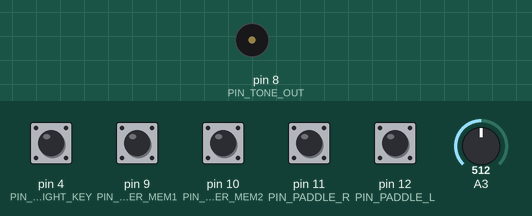
Simulated run of this sketch. Board: Arduino Nano, built with avr-gcc and run on an emulated ATmega328P. Shown: buzzer (waves = sounding). The inputs (shaded band) are chosen by the test bench; at power-on: pin 4 (PIN_STRAIGHT_KEY), pin 9 (PIN_KEYER_MEM1), pin 10 (PIN_KEYER_MEM2), pin 11 (PIN_PADDLE_R), pin 12 (PIN_PADDLE_L) HIGH, A3 = 512. What the sketch prints to the serial monitor is not drawn.

Above: at 1.2 s.
1.3 s: pin 9 (PIN_KEYER_MEM1) pulled LOW for 0.15 s
At 1.8 s:
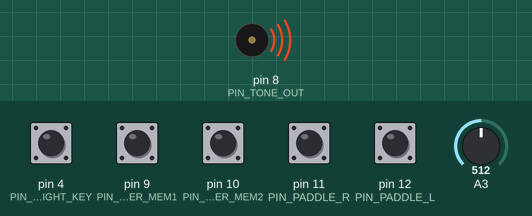
4.4 s: A3 set to 0
7.4 s: pin 4 (PIN_STRAIGHT_KEY) pulled LOW for 1 s
10.2 s: pin 10 (PIN_KEYER_MEM2) pulled LOW for 0.15 s
At 11.5 s:
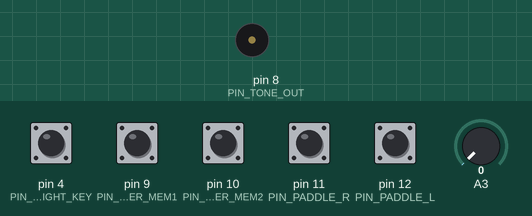
13.3 s: pin 11 (PIN_PADDLE_R) pulled LOW for 1 s
16.3 s: pin 12 (PIN_PADDLE_L) pulled LOW for 0.15 s
At 16.9 s:
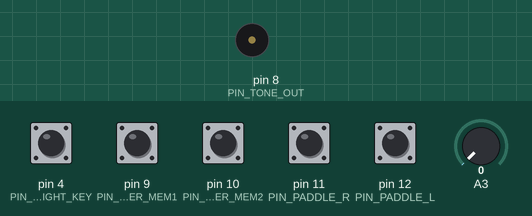
Timing chart, 0 to 18.9 s (numbered marks = the images above; inputs shaded):
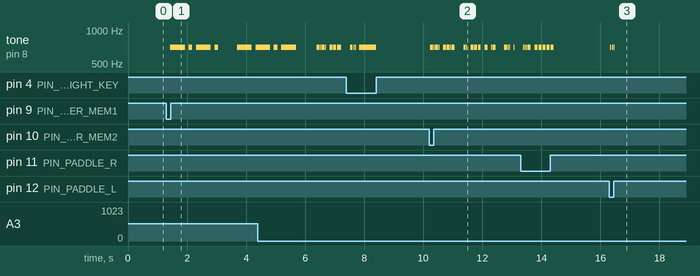

Measured:
- after the input at 1.3 s, tone on pin 8 (PIN_TONE_OUT): plays 700 Hz for 0.50 s, 700 Hz for 0.13 s, 700 Hz for 0.50 s, 700 Hz for 0.13 s, 700 Hz for 0.50 s, 700 Hz for 0.08 s, starting after 0.13 s
- after the input at 10.2 s, tone on pin 8 (PIN_TONE_OUT): plays 700 Hz for 0.10 s, 700 Hz for 0.02 s, 700 Hz for 0.10 s, 700 Hz for 0.02 s, 700 Hz for 0.10 s, 700 Hz for 0.10 s … (21 notes in this stretch), starting at once
- after the input at 16.3 s, tone on pin 8 (PIN_TONE_OUT): alternates 700 Hz for 0.02 s and silent for 0.04 s, 6 changes in all, then stays silent, starting at once

The sketch:

Basic_CW_Keyer.ino
```cpp
// Basic CW memory keyer, for Arduino Nano, by VK3HN, 7 Apr 2017.
//
// Supports:
// - hard coded character weights
// - hard coded or variable speed using a potentiometer
// - two or more hard coded messages, with ability to interrupt playing messages
// - straight key
// - sidetone
// - semi-break-in, PTT line to control transmit/receive switching, with configurable drop-out delay
// - CW ident (sends hard-coded message (eg. callsign) every n seconds
//
// Description and wiring diagram at https://vk3hn.wordpress.com/Arduino-CW-keyer-for-a-BiTx-or-other-homebrew-rig
//
// Arduino connections: --------------------------------------------------------------------------------------
// Keyed line is D2
// PTT line (to activate a transmitter) is D3 (works for both keyer and straight key)
// Sidetone on D8 (use R-C filter before injecting into audio amp; can use piezo or 8 ohm speaker with 220 ohm series resistor to GND)
// Pushbuttons for 2 (hard-coded) messages are on D9 and D10 (for additional memories, see notes below)
//   (tapping paddle or key interrupts the message)
// Paddle left and right are D11 and D12 (center GND)
// Straight key may be connected to D4
// Wiper of potentiometer across 5v to A3 (keyer speed)
// All other parameters are #define'd at the top and should be self-explanatory.
//
// Adding an extra keyer memory: ------------------------------------------------------------------------------------
// To add an additional keyer memory:
//
// 1. Decide which Arduino digital pin you will use for the additional memory pushbutton (D5 to D7 are avalable)
//
// 2. Around line #62 add additional #define for the new memory pushbutton (a third memory pushbutton shown here)
//       #define PIN_KEYER_MEM3     5  // digital pin to read pushbutton Keyer Memory 3
//
// 3. At line #152 Add additional pre-coded keyer message to the msg array
//       String morse_msg[] =
//       {
//          "CQ CQ DE VK3HN VK3HN K"
//          , "CQ CQ SOTA DE VK3HN/P VK3HN/P K"
//          , "Message 3"
//       };
//
// 4. Around line #422 add  pinMode(PIN_KEYER_MEM3,INPUT_PULLUP);
//
// 5. At line #460 add a test for the additional keyer memory, and increment the morse_msg[] index
//      if(get_button(PIN_KEYER_MEM3)) play_message(morse_msg[2], 0);
//--------------------------------------------------------------------------------------------------------------

// CW Ident (sends callsign every n seconds),
// to activate this feature, #define CW_IDENT and set CW_IDENT_SECS:

// #define CW_IDENT   // uncomment to activate CW Ident
#define CW_IDENT_SECS     180  // seconds between CW ident
#define CW_IDENT_WPM      70  // CW ident speed (dot length mS)


// keyer connections and parameters:
#define PIN_KEY_LINE       2  // digital pin for the key line (mirrors PIN_TONE_OUT)
#define PIN_PTT_LINE       3  // digital pin for the PTT line (to activate a transmitter)
#define PIN_STRAIGHT_KEY   4  // straight key (to GND)

#define PIN_TONE_OUT       8  // digital pin with keyed audio side-tone on it

#define PIN_KEYER_MEM1     9  // digital pin to read pushbutton Keyer Memory 1
#define PIN_KEYER_MEM2    10  // digital pin to read pushbutton Keyer Memory 2
// for additional keyer memories, #define other digital pins here (suggest D5, D6, or D7)
// #define PIN_KEYER_MEM3  5 // digital pin to read pushbutton Keyer Memory 3

#define PIN_PADDLE_R      11  // digital pin for paddle left (dot)
#define PIN_PADDLE_L      12  // digital pin for paddle right (dash)

#define PIN_KEYER_SPEED    3  // analogue input for speed potentiometer (wire from +5v to GND)
#define CW_TONE_HZ       700  // CW tone frequency (Hz)

#define CW_DASH_LEN        4  // length of dash (in dots)  (typically 3 to 5, change to suit your preference)
#define BREAK_IN_DELAY   300  // break-in hang time (mS)
#define SERIAL_LINE_WIDTH 80  // number of chars on Serial console, after which we write a newline


enum trx_state_e {
  E_STATE_RX,
  E_STATE_TX
};  // state of the txcvr

trx_state_e curr_state;

enum key_state_e {
  E_KEY_UP,
  E_KEY_DOWN
};  // state of the key line
key_state_e key_state;

int char_sent_ms, curr_ms;
int dot_length_ms = 60;   // keyer base speed (60 equates to 10 w.p.m.)
int last_ident_ms;        // CW ident timer
int ident_secs_count = 0; // seconds counter

bool space_inserted;
bool paddle_squeezed;
unsigned int ch_counter;

// morse reference table
struct morse_char_t {
  char ch[7];
};

morse_char_t MorseCode[] = {
  {'A', '.', '-',  0,   0,   0,   0},
  {'B', '-', '.', '.', '.',  0,   0},
  {'C', '-', '.', '-', '.',  0,   0},
  {'D', '-', '.', '.',  0,   0,   0},
  {'E', '.',  0,   0,   0,   0,   0},
  {'F', '.', '.', '-', '.',  0,   0},
  {'G', '-', '-', '.',  0,   0,   0},
  {'H', '.', '.', '.', '.',  0,   0},
  {'I', '.', '.',  0,   0,   0,   0},
  {'J', '.', '-', '-', '-',  0,   0},
  {'K', '-', '.', '-',  0,   0,   0},
  {'L', '.', '-', '.', '.',  0,   0},
  {'M', '-', '-',  0,   0,   0,   0},
  {'N', '-', '.',  0,   0,   0,   0},
  {'O', '-', '-', '-',  0,   0,   0},
  {'P', '.', '-', '-', '.',  0,   0},
  {'Q', '-', '-', '.', '-',  0,   0},
  {'R', '.', '-', '.',  0,   0,   0},
  {'S', '.', '.', '.',  0,   0,   0},
  {'T', '-',  0,   0,   0,   0,   0},
  {'U', '.', '.', '-',  0,   0,   0},
  {'V', '.', '.', '.', '-',  0,   0},
  {'W', '.', '-', '-',  0,   0,   0},
  {'X', '-', '.', '.', '-',  0,   0},
  {'Y', '-', '.', '-', '-',  0,   0},
  {'Z', '-', '-', '.', '.',  0,   0},
  {'0', '-', '-', '-', '-', '-',  0},
  {'1', '.', '-', '-', '-', '-',  0},
  {'2', '.', '.', '-', '-', '-',  0},
  {'3', '.', '.', '.', '-', '-',  0},
  {'4', '.', '.', '.', '.', '-',  0},
  {'5', '.', '.', '.', '.', '.',  0},
  {'6', '-', '.', '.', '.', '.',  0},
  {'7', '-', '-', '.', '.', '.',  0},
  {'8', '-', '-', '-', '.', '.',  0},
  {'9', '-', '-', '-', '-', '.',  0},
  {'/', '-', '.', '.', '-', '.',  0},
  {'?', '.', '.', '-', '-', '.', '.'},
  {'.', '.', '-', '.', '-', '.', '-'},
  {',', '-', '-', '.', '.', '-', '-'}
};

// This array of Strings holds the predefined (compiled) keyer memory messages, edit to suit your needs.
// To add additional memory messages, simply add additional stings in double quotes, preceded by a comma.
String morse_msg[] =
{
    "CQ CQ DE VK3HN K"
  , "CQ SOTA DE VK3HN/P K"
// , "message 3"
// , "message 4"
// , "message  5 etc"
};

int morse_lookup(char c)
// returns the index of parameter 'c' in MorseCode array, or -1 if not found
{
  for(unsigned int i=0; i<sizeof(MorseCode); i++)
  {
    if(c == MorseCode[i].ch[0])
      return i;
  }
  return -1;
}

bool get_button(byte btn)
{
// Read the digital pin 'btn', with debouncing; pins are pulled up (ie. default is HIGH)
// returns true (1) if pin is high, false (0) otherwise
  if (!digitalRead(btn))
  {
    delay(5);  // was 20mS, needs to be long enough to ensure debouncing
    if (!digitalRead(btn)) return 1;   // return true
  }
  return 0;  // return false
}

int read_analogue_pin(byte p)
{
// Take an averaged reading of analogue pin 'p'
  int i, val=0, nbr_reads=2;
  for (i=0; i<nbr_reads; i++)
  {
    val += analogRead(p);
    delay(5);
  }
  return val/nbr_reads;
}

int read_keyer_speed()
{
  // Connect up a 1k to 10k linear potentiometer that sweeps between 5V and ground, take the wiper to
  // analog pin PIN_KEYER_SPEED.  You can adjust the range by reducing the voltage range
  // with resistors either side of the potentiometer; or, scale here in the code.
  int n = read_analogue_pin((byte)PIN_KEYER_SPEED);
  //Serial.print("Speed returned="); Serial.println(n);

  dot_length_ms = 60 + (n-183)/5;   // scale to wpm (10 wpm == 60mS dot length)
                                     // '511' should be mid point of returned range
                                     // change '5' to widen/narrow speed range...
                                     // smaller number -> greater range
  return n;
}

void set_key_state(key_state_e k)
{
// push the paddle/key down, or let it spring back up
// changes global 'key_state' {E_KEY_DOWN, E_KEY_UP}

  switch (k)
  {
      case E_KEY_DOWN:
      {
        // do whatever you need to key the transmitter
        digitalWrite(PIN_KEY_LINE, 1);
        digitalWrite(13, 1);  // turn the Nano's LED on
        key_state = E_KEY_DOWN;
        // Serial.println("key down");
      }
      break;

      case E_KEY_UP:
      {
        // do whatever you need to un-key the transmitter
        digitalWrite(PIN_KEY_LINE, LOW);
        digitalWrite(13, 0);  // turn the Nano's LED off
        key_state = E_KEY_UP;
        char_sent_ms = millis();
        space_inserted = false;
        // Serial.println("key down");
      }
      break;
  }
}

void activate_state(trx_state_e s)
{
// performs PTT control -- if necessary, activate the receiver or the transmitter
// changes global 'curr_state' {E_STATE_RX, E_STATE_TX}
  switch (s)
  {
      case E_STATE_RX:
      {
        if(curr_state == E_STATE_RX)
        {
          // already in receive state, nothing to do!
        }
        else
        {
          // turn transmitter off (drop PTT line)
          digitalWrite(PIN_PTT_LINE, 0);
          // un-mute receiver
          curr_state = E_STATE_RX;
          // Serial.println();
          Serial.println("\n>Rx");
        }
      }
      break;

      case E_STATE_TX:
      {
        if(curr_state == E_STATE_TX)
        {
          // already in transmit state, nothing to do!
        }
        else
        {
          // turn transmitter on (raise PTT line)
          digitalWrite(PIN_PTT_LINE, 1);
          curr_state = E_STATE_TX;
          Serial.println("\n>Tx");
        }
      }
      break;
  }
}

void send_dot()
{
  delay(dot_length_ms);  // wait for one dot period (space)

  // send a dot
  tone(PIN_TONE_OUT, CW_TONE_HZ);
  set_key_state(E_KEY_DOWN);
  if(ch_counter % SERIAL_LINE_WIDTH == 0) Serial.println();
  Serial.print(".");
  delay(dot_length_ms);  // key down for one dot period
  noTone(PIN_TONE_OUT);
  set_key_state(E_KEY_UP);
  ch_counter++;
}

void send_dash()
{
  delay(dot_length_ms);  // wait for one dot period (space)
  // send a dash
  tone(PIN_TONE_OUT, CW_TONE_HZ);
  set_key_state(E_KEY_DOWN);
  if(ch_counter % SERIAL_LINE_WIDTH == 0) Serial.println();
  Serial.print("-");
  delay(dot_length_ms * CW_DASH_LEN);  // key down for CW_DASH_LEN dot periods
  noTone(PIN_TONE_OUT);
  set_key_state(E_KEY_UP);
  ch_counter++;
}

void send_letter_space()
{
  delay(dot_length_ms * 4);  // wait for 3 or 4 dot periods (choose which spacing you prefer)
  Serial.print(" ");
}

void send_word_space()
{
  delay(dot_length_ms * 7);  // wait for 6 or 7 dot periods (choose your preference)
  Serial.print("  ");
}

void send_morse_char(char c)
{
  // 'c' is a '.' or '-' char, send it
  if(c == '.') send_dot();
  else if (c == '-') send_dash();
  // ignore anything else
}

void send_straight_key()
{
  // straight key is closed, so send until it goes open
  tone(PIN_TONE_OUT, CW_TONE_HZ);
  set_key_state(E_KEY_DOWN);

  // monitor PIN_STRAIGHT_KEY until it goes open
  while (get_button(PIN_STRAIGHT_KEY)) delay(10);

  noTone(PIN_TONE_OUT);
  set_key_state(E_KEY_UP);
}


void play_message(String m, int s)
{
// sends the message in string 'm' as CW, with inter letter and word spacing
// s is the speed to play at; if s == 0, use the current speed.

  int i, j, n, old_s;
  char buff[100];

  Serial.println(m);

  // alternative: use ch = m.charAt(index);
  m.toCharArray(buff, m.length()+1);

  if(s > 0)  // caller has passed in a speed to send message at
  {
    old_s = dot_length_ms; // preserve the current keyer speed
    dot_length_ms = s;
  }

  digitalWrite(PIN_PTT_LINE, 1); // turn transmitter on

  bool abort_flg = false;
  i=0;

  while((unsigned int)!abort_flg and (i < m.length()))
  {
    // iterate thru the message string
    if(buff[i] == ' ') send_word_space();
    else
    {
      if( (n = morse_lookup(buff[i])) == -1 )
      {
        // char not found, ignore it (but report it on Serial)
        Serial.print("Char in message not found in MorseTable <");
        Serial.print(buff[i]);
        Serial.println(">");
      }
      else
      {
        // char found, so send it as dots and dashes
        // Serial.println(n);
        for(j=1; j<7; j++) send_morse_char(MorseCode[n].ch[j]);
        send_letter_space();  // send an inter-letter space

        // check the keyer speed potentiometer (it may have changed!)
        if(s==0) read_keyer_speed();  // if speed has changed mid message

        // you can interrupt messages with a left tap or right tap on the paddle
        if(get_button(PIN_PADDLE_L)) abort_flg = true;
        if(get_button(PIN_PADDLE_R)) abort_flg = true;
        if(get_button(PIN_STRAIGHT_KEY)) abort_flg = true;  // ...or a tap on the straight key
      } // else
    } // else
    i++;
  } // while

  Serial.println();
  if(s > 0)  // reset speed back to what it was
    dot_length_ms = old_s;

  digitalWrite(PIN_PTT_LINE, 0); // turn transmitter off

} // play_message


void setup()
{
  Serial.begin(9600);
  Serial.println("Basic keyer VK3HN v1.0 4-Apr-2017. Please reuse, hack and pass on.");
  Serial.println("If you enjoy this script, leave a comment at http://vk3hn.wordpress.com");
  Serial.println("");

  pinMode(PIN_PADDLE_L,  INPUT_PULLUP);
  pinMode(PIN_PADDLE_R,  INPUT_PULLUP);
  pinMode(PIN_STRAIGHT_KEY, INPUT_PULLUP);

  pinMode(PIN_KEYER_MEM1,INPUT_PULLUP);
  pinMode(PIN_KEYER_MEM2,INPUT_PULLUP);
  pinMode(PIN_PTT_LINE,  INPUT_PULLUP);

  digitalWrite(PIN_PTT_LINE, 0);  // send the PTT line low

  curr_state = E_STATE_RX;
  key_state = E_KEY_UP;
  char_sent_ms = millis();
  space_inserted = false;
  paddle_squeezed = false;
  ch_counter = 0;

  last_ident_ms = millis();

  // dump out the MorseCode table for diagnostic
/*  for(int i=0; i<40; i++)
  {
    Serial.print(MorseCode[i].ch[0]);
    Serial.print(' ');
    for(int j=1; j<7; j++)
      Serial.print(MorseCode[i].ch[j]);
    Serial.println();
  }
*/
  // play the two messages as a diagnostic
//  play_message(morse_msg[0], 0);
//  delay(2000);
//  play_message(morse_msg[1], 0);
//  delay(2000);
}


void loop()
{
//-- keyer code begins --------------------------------------------------
  // read the speed control
  read_keyer_speed();

  // see if a memory button has been pushed
  if(get_button(PIN_KEYER_MEM1)) play_message(morse_msg[0], 0);
  if(get_button(PIN_KEYER_MEM2)) play_message(morse_msg[1], 0);
//   if(get_button(PIN_KEYER_MEM3)) play_message(morse_msg[2], 0);

  // see if the paddle or key has been pressed
  bool l_paddle = get_button(PIN_PADDLE_L);
  bool r_paddle = get_button(PIN_PADDLE_R);
  bool straight_key = get_button(PIN_STRAIGHT_KEY);

  // if something was pressed, activate PTT
  if(l_paddle or r_paddle or straight_key) activate_state(E_STATE_TX);

  if(straight_key) send_straight_key();
  if(l_paddle) send_dot();
  if(r_paddle) send_dash();
  if(l_paddle and r_paddle) // paddle is being squeezed
  {
     send_dot();
     send_dash();
  }

  curr_ms = millis();
  // if paddle has been idle for BREAK_IN_DELAY drop out of transmit
  if((curr_state == E_STATE_TX) and (curr_ms - char_sent_ms) > BREAK_IN_DELAY)
  {
    // drop back to receive to implement break-in
    activate_state(E_STATE_RX);
  }
  //-- keyer code ends --------------------------------------------------


  //-- CW ident code begins ---------------------------------------------

#ifdef CW_IDENT
  if(abs(curr_ms - last_ident_ms) > 1000)
  {
    // at a second boundary
    ident_secs_count++;
    last_ident_ms = curr_ms;
    if(ident_secs_count%10 == 0)
    {
      Serial.print(ident_secs_count);
      Serial.print(" ");
    }
  }

  if(ident_secs_count == CW_IDENT_SECS)
  {
    if(curr_state == E_STATE_RX)
      play_message("VK3HN", CW_IDENT_WPM);  // only Id if not transmitting
    ident_secs_count = 0;
  }
#endif
  //-- CW ident code end ------------------------------------------------
}
```
